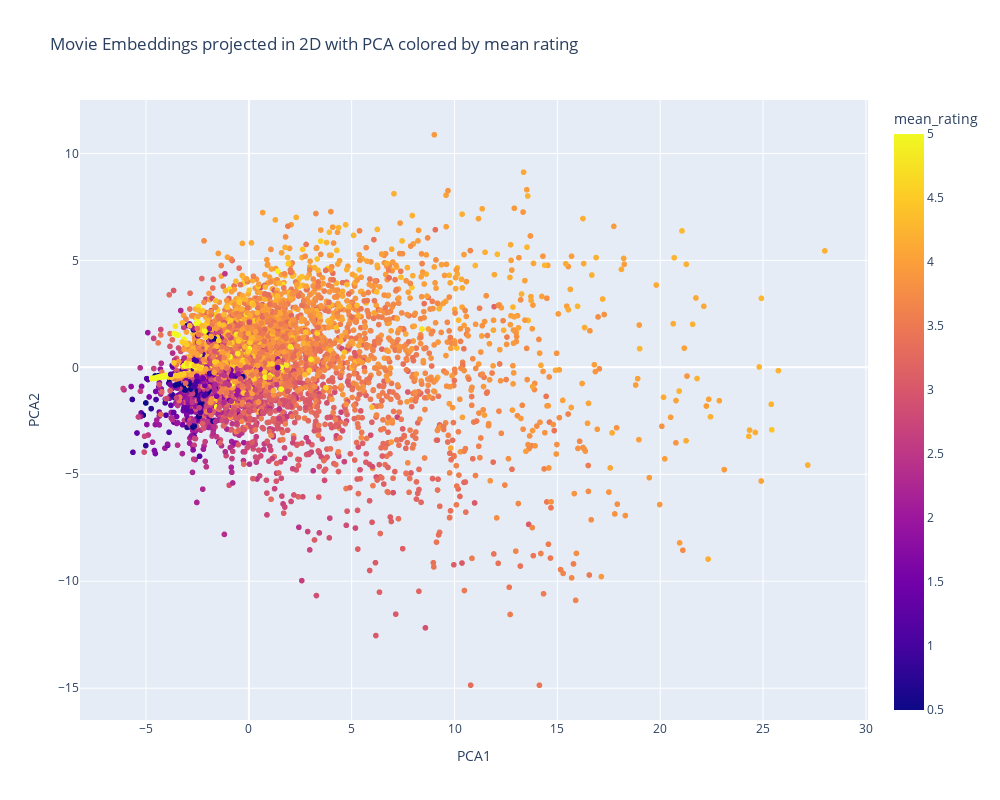

Here is the notebook cell this chart was saved with:
### Markdown cell above
You have already studied PCA, it is a useful technique for dimensionality reduction, but also simply for visualization. Don't forget to scale your embeddings first. To access the embeddings values of your keras model, have a look at the *get_weights()* function.

Compute a PCA on all your movies embeddings, get the 2 first principal components, and do a scatter plot of all the movies on a 2D plane, where each movie is a point defined by the two values of the two first principal components of the PCA from its embedding. Add the titles of the movies to each point of the plot (use plotly to do so it will be clearer), and try to see if you can interpret the axes of the PCA through to different movie genres, like in Figure 3 from the article *Matrix Factorization Techniques for Recommender Systems*.

### Code cell
from sklearn.preprocessing import StandardScaler
from sklearn.decomposition import PCA
import plotly.express as px


# 1. Récupération des embeddings de films
movie_embedding_matrix = best_model.get_layer("q_i__movie_embedding").get_weights()[0]

# 2. Standardisation
scaler = StandardScaler()
movie_embedding_scaled = scaler.fit_transform(movie_embedding_matrix)

# 3. PCA
pca = PCA(n_components=2)
movie_embedding_2D = pca.fit_transform(movie_embedding_scaled)

# 4. Création DataFrame des embeddings
df_proj = pd.DataFrame({
    'movieId_internal': range(len(movie_embedding_2D)), #on met ds l'ordre les id, car le embedding suit un ordre ordonnée de 0 à N-1 element (independant de l'ordre des données d'entrée), element 0 --> film id 0
    'PCA1': movie_embedding_2D[:, 0],
    'PCA2': movie_embedding_2D[:, 1]
})

# 5. Remapping vers IDs d'origine (pour matcher avec les titres de film, on laisse intouché notre df_movies)
inv_movie_ids_map = {v: k for k, v in movie_ids_map.items()}
df_proj['movieId'] = df_proj['movieId_internal'].map(inv_movie_ids_map)

# 6. Ajout des titres
df_proj = df_proj.merge(df_movies[['movieId', 'title']], on='movieId', how='left')

# 7. Ajout des moyennes
mean_ratings = dataset.groupby('movieId')['rating'].mean().reset_index()
mean_ratings.columns = ['movieId', 'mean_rating']
df_proj = df_proj.merge(mean_ratings, left_on='movieId_internal', right_on='movieId', how='left')


# 8. Affichage
fig = px.scatter(
    df_proj,
    x='PCA1',
    y='PCA2',
    color='mean_rating',
    hover_data=['title', 'mean_rating'],
    color_continuous_scale='Plasma',
    title="Movie Embeddings projected in 2D with PCA colored by mean rating",
    width=1000,
    height=800
)

fig.show()

### Figure 1 — Plotly figure (JSON) as saved in the notebook; plotly's stock layout.template omitted (floating-point values rounded to 4 significant figures; data arrays with more than 128 entries replaced by an {"elided": "..."} marker saying what was removed)
{"data": [{"customdata": {"elided": "9724x2 mixed values"}, "hovertemplate": "PCA1=%{x}<br>PCA2=%{y}<br>title=%{customdata[0]}<br>mean_rating=%{marker.color}<extra></extra>", "legendgroup": "", "marker": {"color": {"elided": "9724 float values"}, "coloraxis": "coloraxis", "symbol": "circle"}, "mode": "markers", "name": "", "showlegend": false, "type": "scattergl", "x": {"elided": "9724 float values"}, "xaxis": "x", "y": {"elided": "9724 float values"}, "yaxis": "y"}], "layout": {"coloraxis": {"colorbar": {"title": {"text": "mean_rating"}}, "colorscale": [[0, "#0d0887"], [0.1111, "#46039f"], [0.2222, "#7201a8"], [0.3333, "#9c179e"], [0.4444, "#bd3786"], [0.5556, "#d8576b"], [0.6667, "#ed7953"], [0.7778, "#fb9f3a"], [0.8889, "#fdca26"], [1, "#f0f921"]]}, "height": 800, "legend": {"tracegroupgap": 0}, "title": {"text": "Movie Embeddings projected in 2D with PCA colored by mean rating"}, "width": 1000, "xaxis": {"anchor": "y", "domain": [0, 1], "title": {"text": "PCA1"}}, "yaxis": {"anchor": "x", "domain": [0, 1], "title": {"text": "PCA2"}}}}
